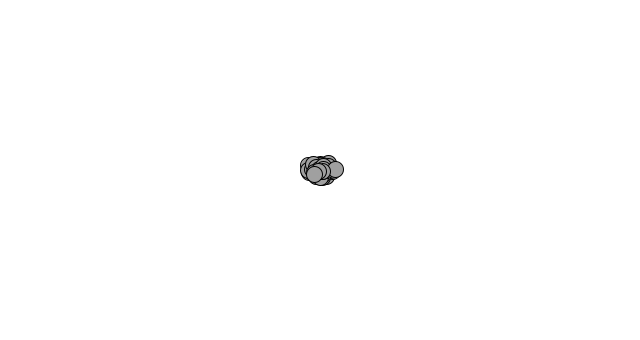
Frame 1 (no input)
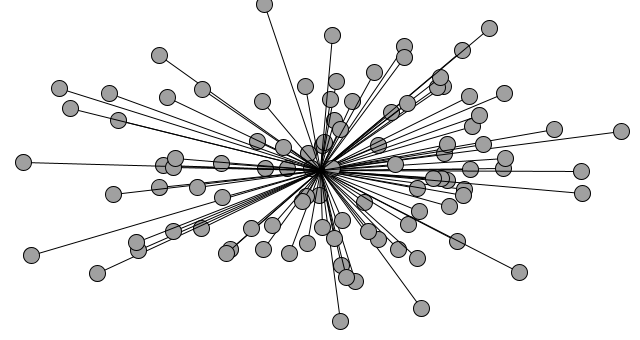
Frame 60 (the mouse pressed at the canvas centre just before this capture)
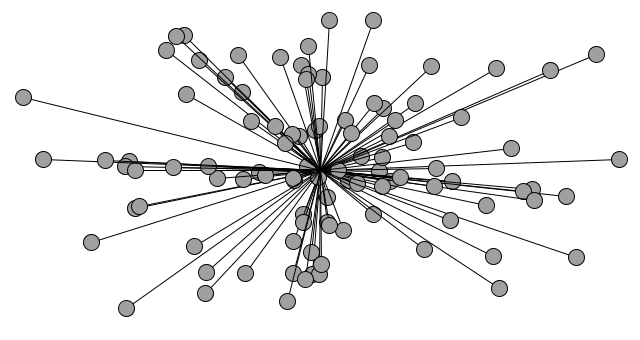
Frame 120 (the mouse held since frame 60 and released just before this capture)

The Processing sketch that drew these frames (run headless with seeded random() and noise(); from frame 60 on, the mouse is pressed at the canvas centre):

// Processing sketch: c3_7_oscillation_with_Angular_velocity
// ── c3_7_oscillation_with_Angular_velocity.pde
Oscillation[] o = new Oscillation[100];

void setup(){
  size(640, 340);
  for (int i = 0; i < o.length; i++) {
    o[i] = new Oscillation();
  };

}

void draw(){
  background(255);
  for (int i = 0; i < o.length; i++) {
    o[i].oscillate();
    o[i].display();
  };
}

// ── Oscillation.pde
class Oscillation
{

  //--------------------------------------
  // 角度、角速度、振幅を持った振幅のクラス
  //--------------------------------------

  PVector angle;
  PVector velocity;
  PVector amp;

  public Oscillation () {
    // 角度
    angle = new PVector();
    velocity = new PVector(random(-0.05, 0.05), random(-0.05, 0.05));
    amp = new PVector(random(width/2), random(height/2));
  }

  void oscillate(){
    angle.add(velocity);
  }

  void display(){
    float x = sin(angle.x) * amp.x;
    float y = sin(angle.y) * amp.y;
    pushMatrix();
    translate(width/2, height/2);
    stroke(0);
    fill(160);
    line(0,0,x,y);
    ellipse(x, y, 16, 16);
    popMatrix();
  }
}
